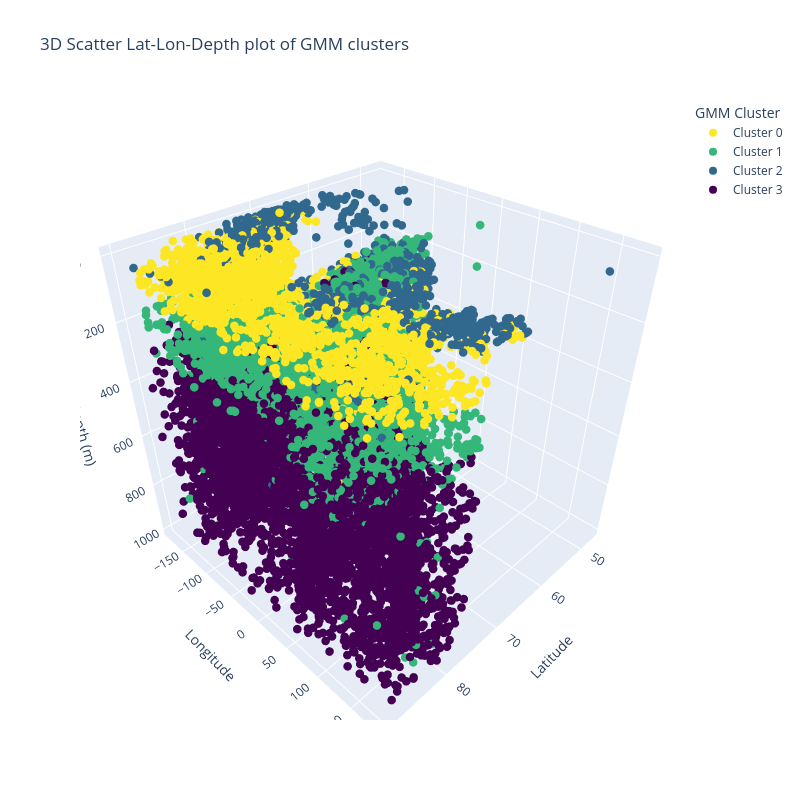

Notebook source saved alongside this figure:
### Code cell
plot_3d(n_clusters, df_sampled)

### Figure 1 — Plotly figure (JSON) as saved in the notebook; plotly's stock layout.template omitted (floating-point values rounded to 4 significant figures; data arrays with more than 128 entries replaced by an {"elided": "..."} marker saying what was removed)
{"data": [{"hovertemplate": "Latitude_[deg_N]=%{x}<br>Longitude_[deg_E]=%{y}<br>Depth_[m]=%{z}<br>gmm_label_4=%{marker.color}<extra></extra>", "legendgroup": "", "marker": {"color": {"elided": "17183 int values"}, "coloraxis": "coloraxis", "size": 5, "symbol": "circle"}, "mode": "markers", "name": "", "scene": "scene", "showlegend": false, "type": "scatter3d", "x": {"elided": "17183 float values"}, "y": {"elided": "17183 float values"}, "z": {"elided": "17183 float values"}}, {"marker": {"color": "rgb(253, 231, 37)", "size": 8}, "mode": "markers", "name": "Cluster 0", "showlegend": true, "type": "scatter3d", "x": [null], "y": [null], "z": [null]}, {"marker": {"color": "rgb(53, 183, 121)", "size": 8}, "mode": "markers", "name": "Cluster 1", "showlegend": true, "type": "scatter3d", "x": [null], "y": [null], "z": [null]}, {"marker": {"color": "rgb(49, 104, 142)", "size": 8}, "mode": "markers", "name": "Cluster 2", "showlegend": true, "type": "scatter3d", "x": [null], "y": [null], "z": [null]}, {"marker": {"color": "rgb(68, 1, 84)", "size": 8}, "mode": "markers", "name": "Cluster 3", "showlegend": true, "type": "scatter3d", "x": [null], "y": [null], "z": [null]}], "layout": {"coloraxis": {"cmax": 4, "cmin": 0, "colorbar": {"title": {"text": "gmm_label_4"}}, "colorscale": [[0, "rgb(253, 231, 37)"], [0.25, "rgb(253, 231, 37)"], [0.25, "rgb(53, 183, 121)"], [0.5, "rgb(53, 183, 121)"], [0.5, "rgb(49, 104, 142)"], [0.75, "rgb(49, 104, 142)"], [0.75, "rgb(68, 1, 84)"], [1, "rgb(68, 1, 84)"]], "showscale": false}, "height": 800, "legend": {"title": {"text": "GMM Cluster"}, "tracegroupgap": 0, "traceorder": "normal"}, "scene": {"domain": {"x": [0, 1], "y": [0, 1]}, "xaxis": {"title": {"text": "Latitude"}}, "yaxis": {"title": {"text": "Longitude"}}, "zaxis": {"autorange": "reversed", "title": {"text": "Depth (m)"}}}, "title": {"text": "3D Scatter Lat-Lon-Depth plot of GMM clusters"}, "width": 800}}
